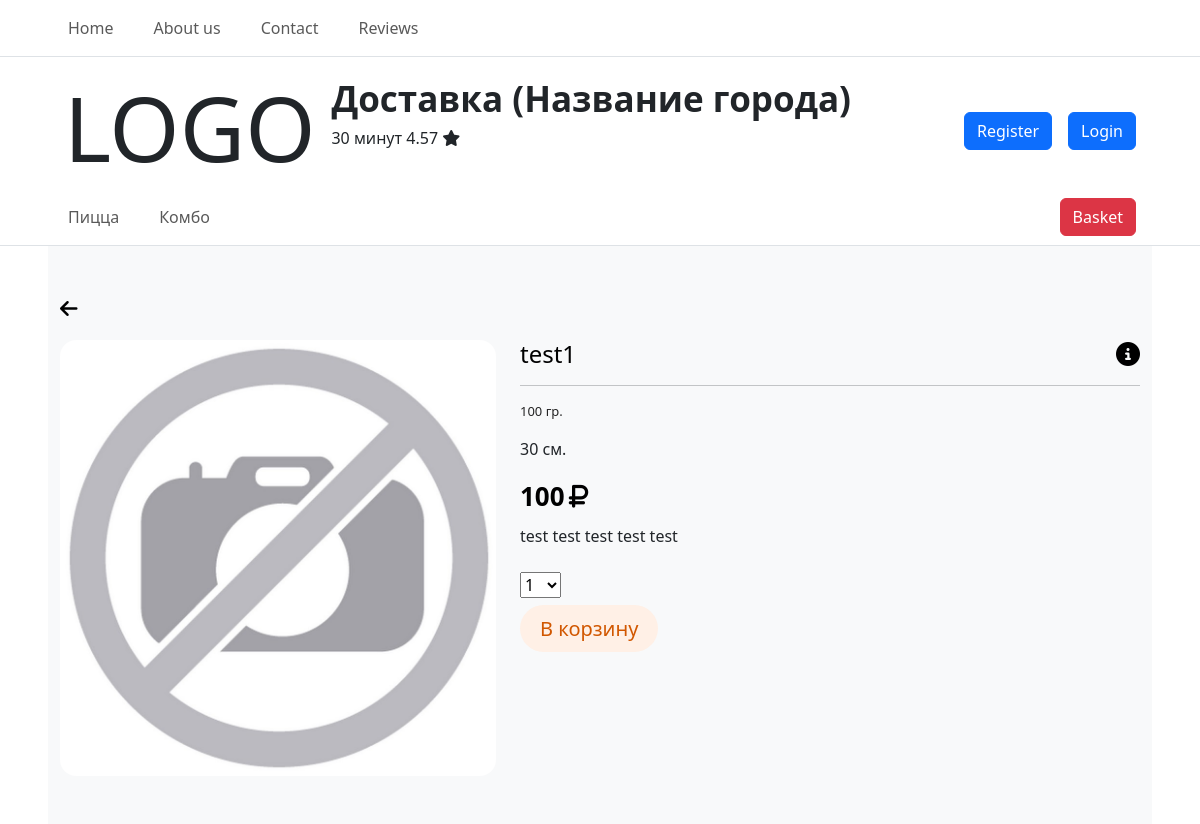
/1/, run on the app's committed database.
### products/models.py (models this page shows, shortened)
class Category(models.Model):
    title = models.CharField(verbose_name='Название', max_length=128)
    class Meta:
        verbose_name = 'Категория'
        verbose_name_plural = 'Категории'

class Products(models.Model):
    title = models.CharField(verbose_name='Название', max_length=128)
    description = models.TextField(verbose_name='Описание')
    image = models.ImageField(verbose_name='Изображение', upload_to='images/')
    price = models.IntegerField(verbose_name='Цена')
    category_id = models.ForeignKey(Category, on_delete=models.CASCADE, verbose_name='Категория')
    promotion_id = models.ForeignKey(Promotion, on_delete=models.CASCADE, verbose_name='Акция', default=1)
    stop = models.BooleanField(verbose_name='Находится ли в продаже', default=True)
    nutritional_value = models.CharField(verbose_name='Пищевая ценность', max_length=128)
    mass = models.CharField(verbose_name='Масса', max_length=11, null=True, blank=True)
    volume = models.CharField(verbose_name='Объем', max_length=11, null=True, blank=True)
    quantity = models.CharField(verbose_name='Количество', max_length=11, null=True, blank=True)
    diameter = models.CharField(verbose_name='Диаметр', max_length=11, null=True, blank=True)
    class Meta:
        verbose_name = 'Продукт'
        verbose_name_plural = 'Продукты'

### products/views.py (the view)
# urls.py: path('<int:pk>/', ProductDetailView.as_view(), name='product_detail'),
class ProductDetailView(FormMixin, DetailView):
    model = Products
    template_name = 'products/product_detail.html'
    context_object_name = 'product_detail'
    form_class = CartAddProductForm

### cart/forms.py
class CartAddProductForm(forms.Form):
    quantity = forms.TypedChoiceField(
                                choices=PRODUCT_QUANTITY_CHOICES,
                                coerce=int)
    update = forms.BooleanField(required=False,
                                initial=False,
                                widget=forms.HiddenInput)

### cart/context_processors.py (called while the page is built)
def cart(request):
    return {'cart': Cart(request)}

### technical/context_processors.py (called while the page is built)
def header_menu(request):
    return {'category_menu': Category.objects.all()}

### products/templates/products/product_detail.html (shortened to what this page needs)
{% extends 'root.html' %}
    {% block content %}
    <div class="py-3 py-md-5 bg-light">
        <div class="container">
            <div class="row">
                <a href="{% url 'product:product_list' %}" style="color: #000; text-decoration: none; font-size: 20px;"><i
                        class="fa-solid fa-arrow-left"></i></a>
                <div class="col-md-5 mt-3">
                    <div class="">
                        <img src="{{ product_detail.image.url }}" class="w-100 rounded-4" style="border: none;"
                             alt="Img">
                    </div>
                </div>
                <div class="col-md-7 mt-3">
                    <div class="product-view">
                        <h4 class="product-name">
                            {{ product_detail.title }}
                            <label class="label-stock">
                                <a class="" data-bs-toggle="collapse" href="#collapseExample"
                                   role="button" aria-expanded="false" aria-controls="collapseExample">
                                    <i class="fa-solid fa-circle-info" style="color: #000;"></i>
                                </a>
                            </label>
                        </h4>
                        <hr>
                        <p class="product-path">
                            {% if product_detail.mass == None %}
                        <p style="display: none">{{ product_detail.mass }}</p>
                        {% else %}
                        {{ product_detail.mass }} гр.
                        {% endif %}
                        {% if product_detail.diameter == None %}
                        <p style="display: none">{{ product_detail.diameter }}</p>
                        {% else %}
                        {{ product_detail.diameter }} см.
                        {% endif %}
                        </p>
                        <div>
                            <span class="selling-price">{{ product_detail.price }}<i
                                    class="fa-solid fa-ruble-sign ms-1"></i></span>
                        </div>
                        <div class="mt-2">
                            <p>
                                {{ product_detail.description }} <br>
                            </p>
                        </div>
                        <div class="mt-4">
                            <form action="{% url 'cart:cart_add' product_detail.id %}" method="post">
                                {{ form.as_p }}
                                {% if user.is_active %}
                                    <input type="submit" class="card_btn_custom" value="В корзину">
                                {% else %}
                                    <a href="#" class="card_btn_custom">В корзину</a>
                                {% endif %}
                            </form>
                        </div>
                    </div>
                </div>
            </div>
        </div>
    </div>
    {% endblock %}

### templates/root.html (shortened to what this page needs)
{% load static %}
<!DOCTYPE html>
<html lang="ru">
<head>
    <link rel="stylesheet" href="{% static 'css/css.css' %}">
    <link href="https://cdn.jsdelivr.net/npm/bootstrap@5.3.2/dist/css/bootstrap.min.css" rel="stylesheet"
>
</head>
<body>
<header class="">
    <nav class="navbar navbar-expand-lg navbar-light border-bottom ps-5 pe-5">
        <div class="container-fluid">
            <div class="collapse navbar-collapse" id="nav_lc">
                <ul class="navbar-nav">
                    <li class="nav-item me-4"><a class="nav-link" href="{% url 'product:product_list' %}">Home</a></li>
                    <li class="nav-item me-4"><a class="nav-link" href="#">About us</a></li>
                    <li class="nav-item me-4"><a class="nav-link" href="#">Contact</a></li>
                    <li class="nav-item me-4"><a class="nav-link" href="{% url 'reviews:reviews_list' %}">Reviews</a></li>
                </ul>
            </div>
        </div>
    </nav>
    <div class="ps-5 pe-5">
        <div class="">
            <div class="d-flex justify-content-between pt-3 ps-3 pe-3">
                <div class="d-flex ">
                    <h1 style="font-size: 90px;">LOGO</h1>
                    <p class="ms-3">
                        <span style="font-size: 35px;"><b>Доставка
                                (Название города)
                        </b></span><br>
                        30 минут 4.57 <i class="fa-solid fa-star"></i>
                    </p>
                </div>
                <div class="d-flex align-items-center">
                    {% if user.is_active %}
                    {{user.username}} | <a class="btn btn-danger ms-2" href="{% url 'auth:logout' %}"> Logout</a>
                    {% else %}
                    <a class="btn btn-primary me-3" href="{% url 'auth:register' %}">Register</a>
                    <a class="btn btn-primary" href="{% url 'auth:login' %}">Login</a>
                    {% endif %}
                </div>
            </div>
        </div>
    </div>
    <div class="ps-5 pe-5 border-bottom head_menu">
        <div class="d-flex justify-content-between pe-3">
            <nav class="navbar navbar-expand-lg navbar-light">
                <div class="container-fluid">
                    <div class="collapse navbar-collapse" id="nav_lc2">
                        <ul class="navbar-nav">
                            {% for el in category_menu %}
                                <li class="nav-item me-4 "><a class="nav-link" href="#">{{ el.title }}</a></li>
                            {% endfor %}
                        </ul>
                    </div>
                </div>
            </nav>
            <div class="d-flex align-items-center">
                {% if user.is_active %}
                    <a class="btn btn-danger" href="{% url 'cart:cart_detail' %}">Basket</a>
                {% else %}
                    <a class="btn btn-danger" href="#">Basket</a>
                {% endif %}
            </div>
        </div>
    </div>
</header>
<main class="ps-5 pe-5">
    {% block content %}
    {% endblock %}
</main>
</body>
</html>

### static/css/css.css (style rules this page uses)
.card_btn_custom { background: #fff0e6; color: #d15700; font-size: 20px; text-decoration: none; padding: 10px; padding-left: 20px; padding-right: 20px; border-radius: 50px; }
.product-view .product-name { font-size: 24px; color: #000; }
.product-view .product-name .label-stock { float: right; }
.product-view .product-path { font-size: 13px; font-weight: 500; color: #252525; margin-bottom: 16px; }
.product-view .selling-price { font-size: 26px; color: #000; font-weight: 600; margin-right: 8px; }

### data on the page
Category: title "Пицца"
Category: title "Комбо"
Products: image (placeholder picture), title "test1", mass "100", diameter "30", price "100", description "test test test test test"
